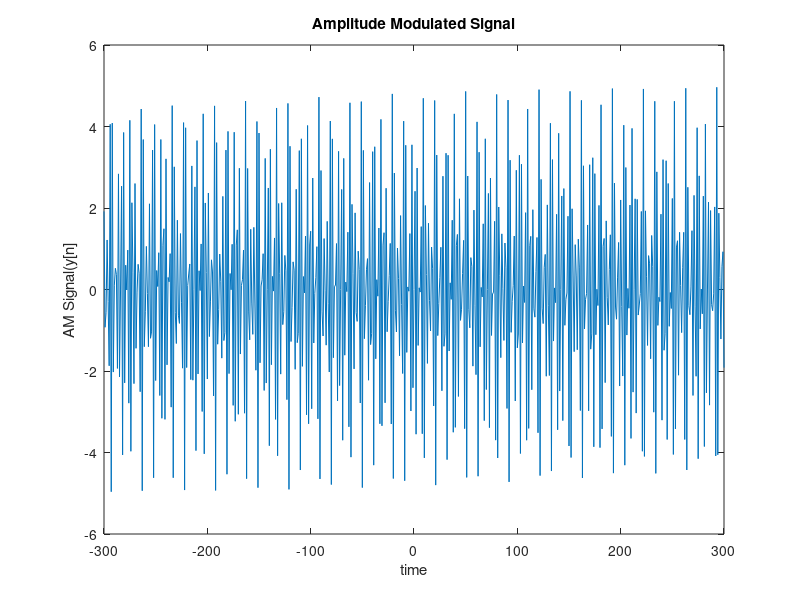

Reproduce this figure in MATLAB.
t = -300:300;
x = 5*sin(100*t);
y = x.*cos(10000*t);
figure()
plot(t,y);
xlabel("time");
ylabel("AM Signal(y[n]");
title("Amplitude Modulated Signal");
